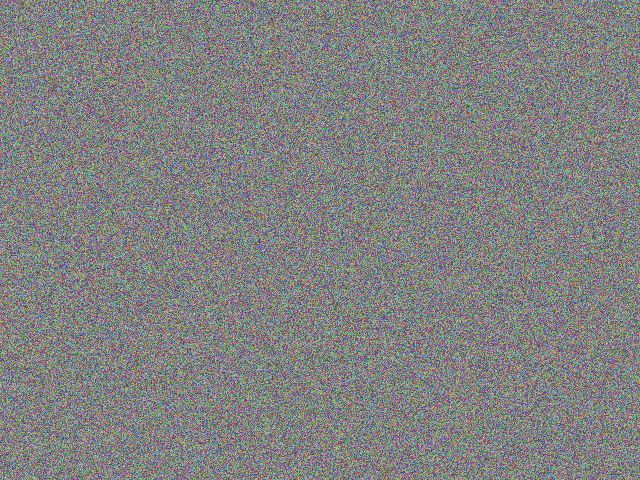
#> input picture tests/load/fixtures/sample.jpg, 640 x 480 px
$ python -i normalize.py   (imports and definitions only)
#> lines starting #> are read from the running program, lines starting #| are printed output that depends on the picture
"""Photometric normalisation: CLAHE and white balance.

This is the step that earns its place on this particular project. The schedule
captures at 07:00 and 16:00 — low warm morning sun and harsh afternoon light,
plus the tropical swing between a clear day and an overcast one. The *same wall*
at the *same stage* can differ more between those two captures than two genuinely
different stages differ from each other. Without normalisation the classifier has
every incentive to learn the time of day.

Two operations, in order:

1. **CLAHE on the LAB L channel.** Contrast-limited adaptive histogram
   equalisation, applied tile by tile, which recovers detail in a shadowed
   façade without blowing out the sunlit half. The contrast limit is what stops
   it amplifying noise in flat regions the way plain histogram equalisation does.

2. **Gray-world white balance.** Assumes the average of a scene is neutral grey
   and scales each channel toward that. Corrects the orange cast of morning light
   and the blue cast of open shade.

Both are deterministic. Neither has any randomness, so training and serving see
identical output for identical input.
"""

from __future__ import annotations

from dataclasses import dataclass
from typing import Any

import cv2
import numpy as np

from ai.preprocessing.types import CalibrationContext, Image

__all__ = ["ClaheNormalize", "apply_clahe", "gray_world_white_balance"]


# [58 lines left out: functions apply_clahe, gray_world_white_balance, not called in this run]


@dataclass(slots=True)
class ClaheNormalize:
    """CLAHE plus optional white balance, as a pipeline step."""

    clip_limit: float = 2.0
    tile_grid_size: tuple[int, int] = (8, 8)
    white_balance: bool = True
    name: str = "normalize"

    # [15 lines left out: functions apply, describe, not called in this run]

>>> import cv2
>>> picture = cv2.imread('../../../../tests/load/fixtures/sample.jpg')
#> picture is the input picture: shape (480, 640, 3); mean B, G, R 129.5, 129.6, 129.5
>>> result = apply_clahe(picture)
#> in apply_clahe, `lab = cv2.cvtColor(image, cv2.COLOR_BGR2LAB)`: lab: shape (480, 640, 3); mean of channels 0, 1, 2 138.1, 128.3, 128.2
#> in apply_clahe, `lightness, a_channel, b_channel = cv2.split(lab)`:
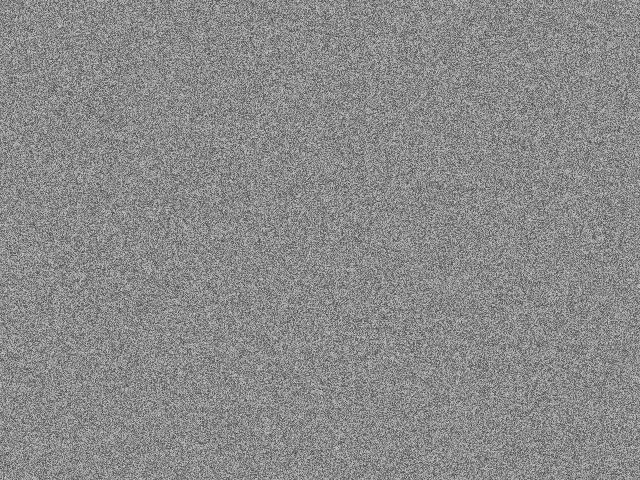
#> lightness: shape (480, 640); min 43, max 223, mean 138.1
#> in apply_clahe, `lightness, a_channel, b_channel = cv2.split(lab)`:
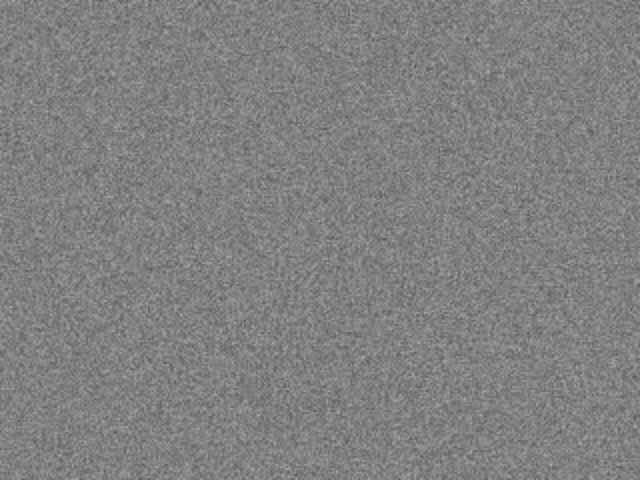
#> a_channel: shape (480, 640); min 88, max 170, mean 128.3
#> in apply_clahe, `lightness, a_channel, b_channel = cv2.split(lab)`:
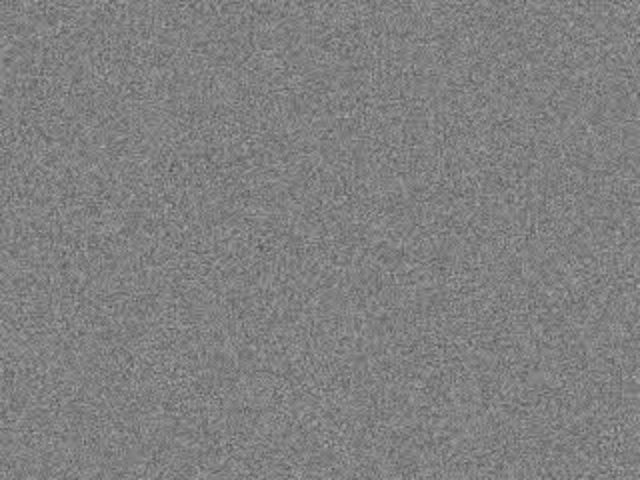
#> b_channel: shape (480, 640); min 80, max 174, mean 128.2
#> in apply_clahe, `equalised = clahe.apply(lightness)`:
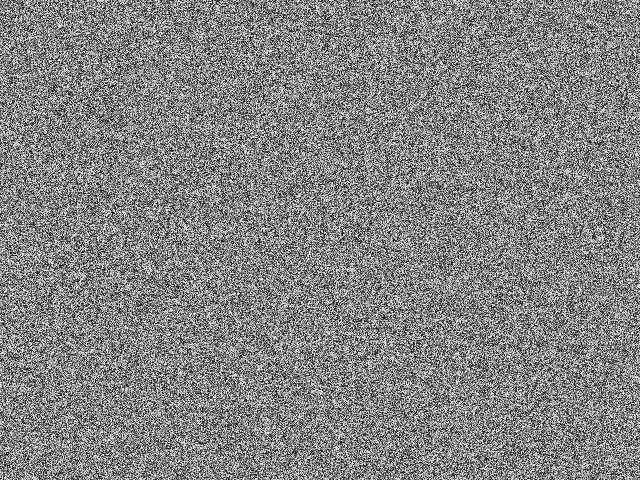
#> equalised: shape (480, 640); min 10, max 248, mean 131.9
#> in apply_clahe, `merged = cv2.merge((equalised, a_channel, b_channel))`: merged: shape (480, 640, 3); mean of channels 0, 1, 2 131.9, 128.3, 128.2
#> in apply_clahe, `return np.asarray(cv2.cvtColor(merged, cv2.COLOR_LAB2BGR), dtype=np.ui..`:
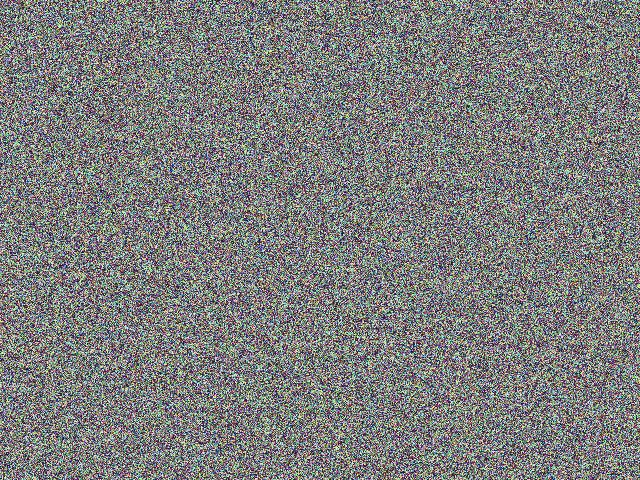
#> returned value: shape (480, 640, 3); mean B, G, R 125.2, 125.6, 125.1
